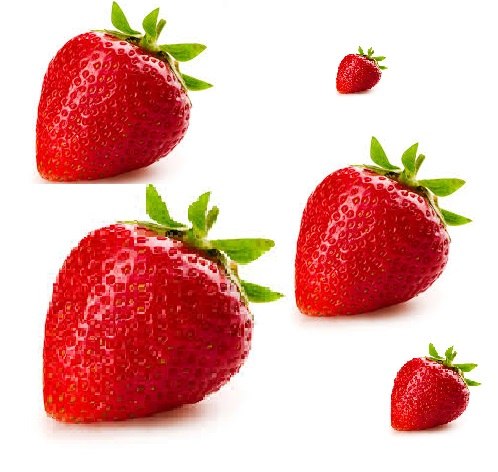
#> input picture strawberry.jpg, 498 x 472 px
$ python jpg_detect_strawberry.py
#> lines starting #> are read from the running program, lines starting #| are printed output that depends on the picture; after the words box and inside, x2 and y2 are one past the last pixel; in counts of white or black regions, pixels touching at a corner belong together
#> further down, image is the input picture: shape (472, 498, 3); mean B, G, R 170.8, 176, 229.2
import cv2
from matplotlib import pyplot as plt
import numpy as np
from math import cos, sin

green = (0, 255, 0)

def show(image):
    # Figure size in inches
    plt.figure(figsize=(10, 10))

    # Show image, with nearest neighbour interpolation
    plt.imshow(image, interpolation='nearest')

def overlay_mask(mask, image):
    #make the mask rgb
    rgb_mask = cv2.cvtColor(mask, cv2.COLOR_GRAY2RGB)
    #calculates the weightes sum of two arrays. in our case image arrays
    #input, how much to weight each.
    #optional depth value set to 0 no need
    img = cv2.addWeighted(rgb_mask, 0.5, image, 0.5, 0)
    return img

def find_biggest_contour(image):
    # Copy
    image = image.copy()
    #input, gives all the contours, contour approximation compresses horizontal,
    #vertical, and diagonal segments and leaves only their end points. For example,
    #an up-right rectangular contour is encoded with 4 points.
    #Optional output vector, containing information about the image topology.
    #It has as many elements as the number of contours.
    #we dont need it
    (contours, hierarchy) = cv2.findContours(image, cv2.RETR_LIST, cv2.CHAIN_APPROX_SIMPLE)

    # Isolate largest contour
    contour_sizes = [(cv2.contourArea(contour), contour) for contour in contours]
    biggest_contour = max(contour_sizes, key=lambda x: x[0])[1]

    mask = np.zeros(image.shape, np.uint8)
    cv2.drawContours(mask, [biggest_contour], -1, 255, -1)
    return biggest_contour, mask

def circle_contour(image, contour):
    # Bounding ellipse
    image_with_ellipse = image.copy()
    #easy function
    ellipse = cv2.fitEllipse(contour)
    #add it
    cv2.ellipse(image_with_ellipse, ellipse, green, 2,cv2.LINE_AA)
    return image_with_ellipse

def find_strawberry(image):
    #RGB stands for Red Green Blue. Most often, an RGB color is stored
    #in a structure or unsigned integer with Blue occupying the least
    #significant “area” (a byte in 32-bit and 24-bit formats), Green the
    #second least, and Red the third least. BGR is the same, except the
    #order of areas is reversed. Red occupies the least significant area,
    # Green the second (still), and Blue the third.
    # we'll be manipulating pixels directly
    #most compatible for the transofrmations we're about to do
    image = cv2.cvtColor(image, cv2.COLOR_BGR2RGB)

    # Make a consistent size
    #get largest dimension
    max_dimension = max(image.shape)
#> max_dimension = 498
    #The maximum window size is 700 by 660 pixels. make it fit in that
    scale = 700/max_dimension
#> scale = 1.41
    #resize it. same width and hieght none since output is 'image'.
    image = cv2.resize(image, None, fx=scale, fy=scale)
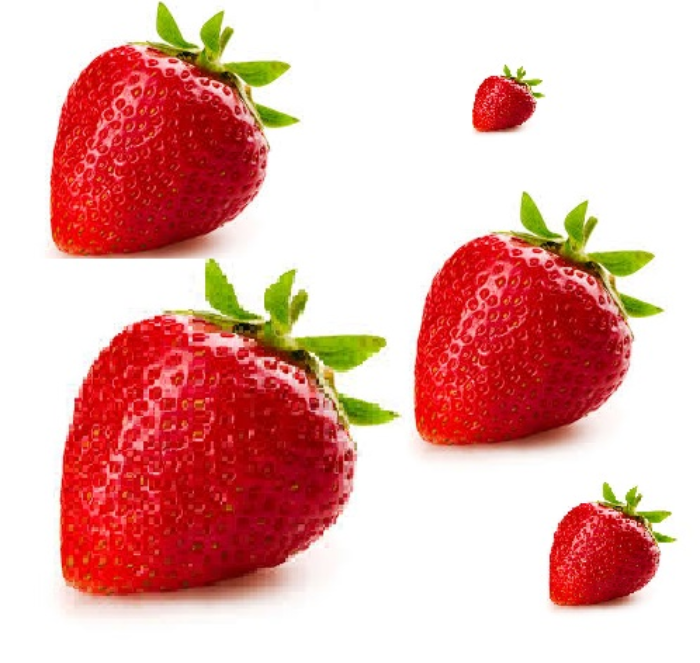
#> image: shape (663, 700, 3); mean R, G, B 229.1, 175.9, 170.6

    #we want to eliminate noise from our image. clean. smooth colors without
    #dots
    # Blurs an image using a Gaussian filter. input, kernel size, how much to filter, empty)
    image_blur = cv2.GaussianBlur(image, (7, 7), 0)
    #t unlike RGB, HSV separates luma, or the image intensity, from
    # chroma or the color information.
    #just want to focus on color, segmentation
    image_blur_hsv = cv2.cvtColor(image_blur, cv2.COLOR_RGB2HSV)
#> image_blur_hsv: shape (663, 700, 3); mean H, S, V 40.7, 82.7, 230.2

    # Filter by colour
    # 0-10 hue
    #minimum red amount, max red amount
    min_red = np.array([0, 100, 80])
    max_red = np.array([10, 256, 256])
    #layer
    mask1 = cv2.inRange(image_blur_hsv, min_red, max_red)
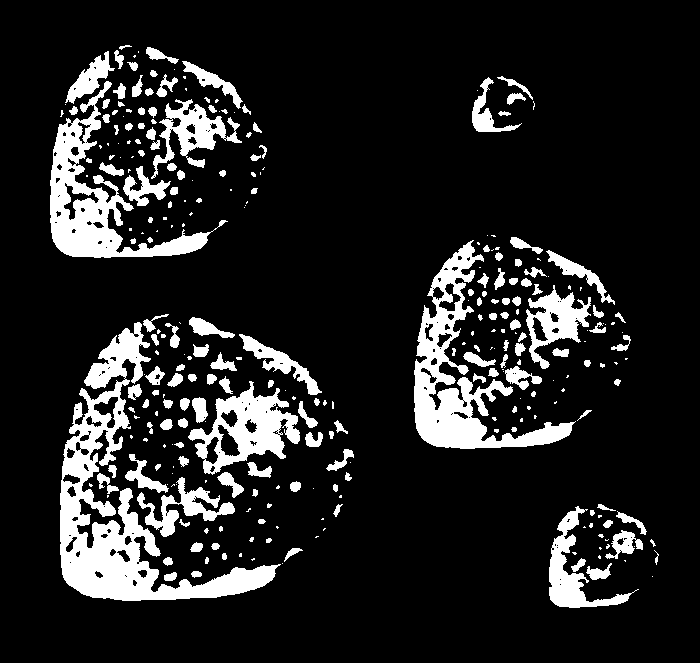
#> mask1: shape (663, 700); 13.6% white; 300 white regions (138 under 20 px), largest, box (x1, y1, x2, y2) and area: (60, 322, 281, 601) 14791, (414, 240, 576, 449) 8921, (50, 81, 228, 258) 7571

    #birghtness of a color is hue
    # 170-180 hue
    min_red2 = np.array([170, 100, 80])
    max_red2 = np.array([180, 256, 256])
    mask2 = cv2.inRange(image_blur_hsv, min_red2, max_red2)
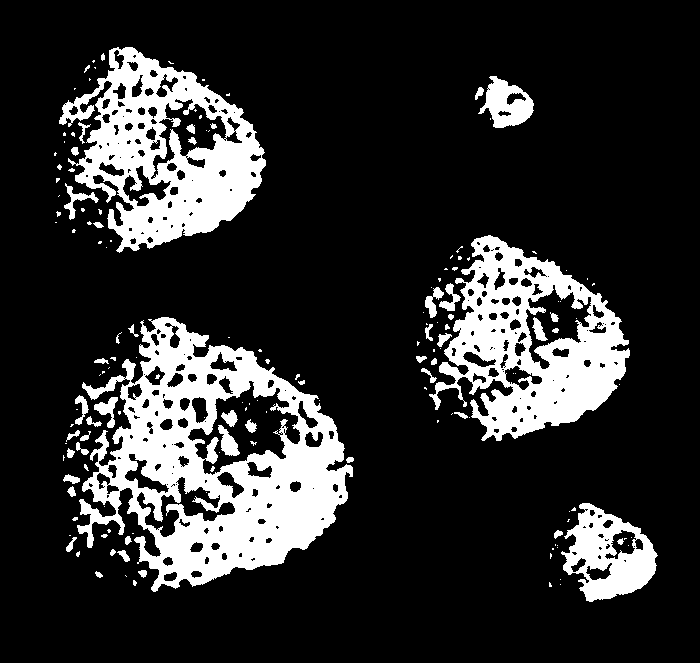
#> mask2: shape (663, 700); 18.2% white; 160 white regions (106 under 20 px), largest, box (x1, y1, x2, y2) and area: (77, 317, 353, 592) 34088, (59, 47, 266, 253) 19764, (429, 235, 630, 441) 19250

    #looking for what is in both ranges
    # Combine masks
    mask = mask1 + mask2
#> mask: shape (663, 700); 31.8% white; 7 white regions (2 under 20 px), largest, box (x1, y1, x2, y2) and area: (60, 314, 354, 601) 64680, (414, 235, 631, 449) 35714, (50, 45, 267, 258) 35624, (549, 503, 659, 608) 8905, (472, 76, 535, 132) 2755

    # Clean up
    #we want to circle our strawberry so we'll circle it with an ellipse
    #with a shape of 15x15
    kernel = cv2.getStructuringElement(cv2.MORPH_ELLIPSE, (15, 15))
    #morph the image. closing operation Dilation followed by Erosion.
    #It is useful in closing small holes inside the foreground objects,
    #or small black points on the object.
    mask_closed = cv2.morphologyEx(mask, cv2.MORPH_CLOSE, kernel)
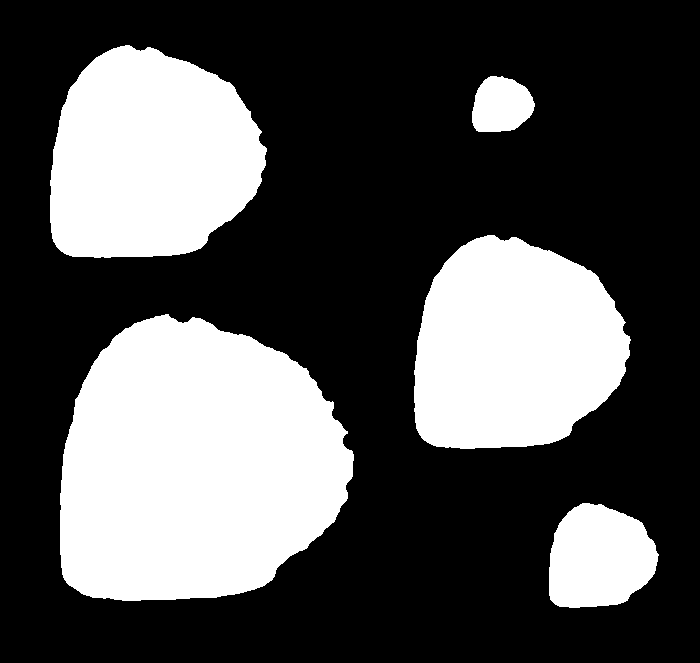
#> mask_closed: shape (663, 700); 32.4% white; 5 white regions, box (x1, y1, x2, y2) and area: (60, 314, 354, 601) 65929, (414, 235, 631, 449) 36304, (50, 45, 267, 258) 36220, (549, 503, 659, 608) 9017, (472, 76, 535, 132) 2757
    #erosion followed by dilation. It is useful in removing noise
    mask_clean = cv2.morphologyEx(mask_closed, cv2.MORPH_OPEN, kernel)
#> mask_clean: shape (663, 700); 32.3% white; 5 white regions

    # Find biggest strawberry
    #get back list of segmented strawberries and an outline for the biggest one
    big_strawberry_contour, mask_strawberries = find_biggest_contour(mask_clean)
#> in find_biggest_contour, `(contours, hierarchy) = cv2.findContours(image, cv2.RETR_LIST, cv2.CHA..`: contours = 5 contours; box (x1, y1, x2, y2) and area: (60, 315, 354, 601) 65427, (414, 235, 630, 449) 35946, (50, 45, 266, 258) 35862, (549, 503, 658, 608) 8842, (472, 76, 534, 132) 2655
#> in find_biggest_contour, `contour_sizes = [(cv2.contourArea(contour), contour) for contour in co..`: contour_sizes = 5 items
#> in find_biggest_contour, `biggest_contour = max(contour_sizes, key=lambda x: x[0])[1]`: biggest_contour = contour of 380 points, box (x1, y1, x2, y2) (60, 315, 354, 601), area 65427
#> in find_biggest_contour, `cv2.drawContours(mask, [biggest_contour], -1, 255, -1)`:
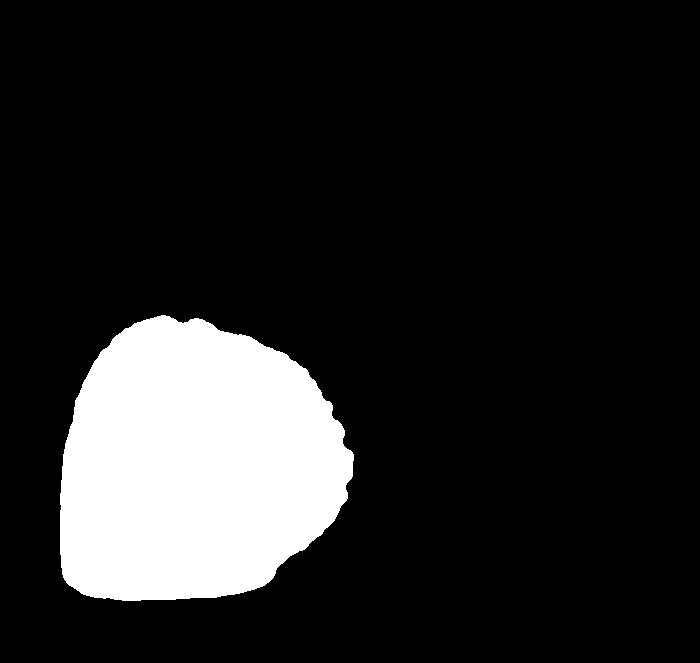
#> mask: shape (663, 700); 14.2% white; 1 white region, box (x1, y1, x2, y2) and area: (60, 315, 354, 601) 65866
#> big_strawberry_contour has the same summary as biggest_contour in find_biggest_contour

    # Overlay cleaned mask on image
    # overlay mask on image, strawberry now segmented
    overlay = overlay_mask(mask_clean, image)
#> in overlay_mask, `rgb_mask = cv2.cvtColor(mask, cv2.COLOR_GRAY2RGB)`: rgb_mask: shape (663, 700, 3); 32.3% white; 5 white regions, box (x1, y1, x2, y2) and area: (60, 315, 354, 601) 65866, (414, 235, 630, 449) 36268, (50, 45, 266, 258) 36184, (549, 503, 658, 608) 9002, (472, 76, 534, 132) 2742
#> in overlay_mask, `img = cv2.addWeighted(rgb_mask, 0.5, image, 0.5, 0)`:
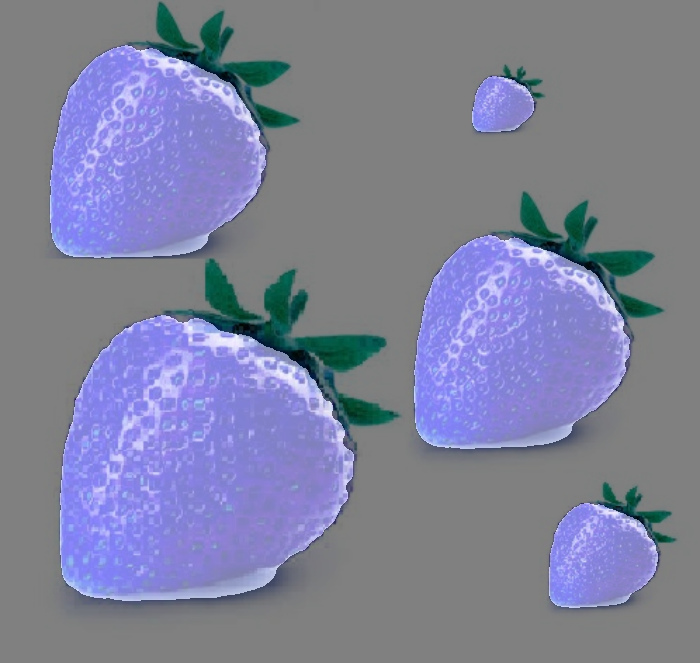
#> img: shape (663, 700, 3); mean B, G, R 156, 129.4, 126.8

    # Circle biggest strawberry
    #circle the biggest one
    circled = circle_contour(overlay, big_strawberry_contour)
#> in circle_contour, `ellipse = cv2.fitEllipse(contour)`: ellipse = ((192.1, 467.4), (282.4, 308.8), 49.95)
#> in circle_contour, `cv2.ellipse(image_with_ellipse, ellipse, green, 2,cv2.LINE_AA)`:
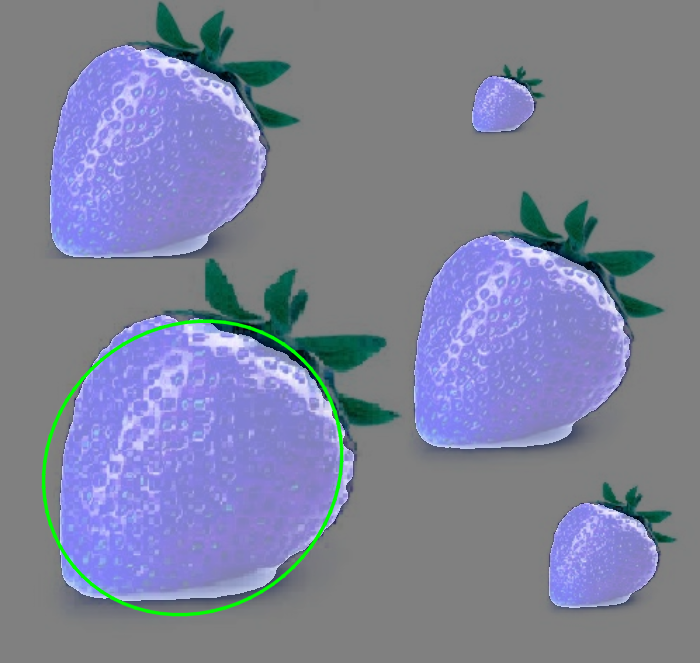
#> image_with_ellipse: shape (663, 700, 3); 0.96% of pixels changed, all inside (x1, y1, x2, y2) = (41, 319, 345, 617)
    show(circled)

    #we're done, convert back to original color scheme
    bgr = cv2.cvtColor(circled, cv2.COLOR_RGB2BGR)

    return bgr

#read the image
image = cv2.imread('strawberry.jpg')
#detect it
result = find_strawberry(image)
#write the new image
cv2.imshow('STRAWBERRIES', result)

cv2.waitKey(0)
cv2.destroyAllWindows()

$ run again, with Halsey.jpg copied over strawberry.jpg
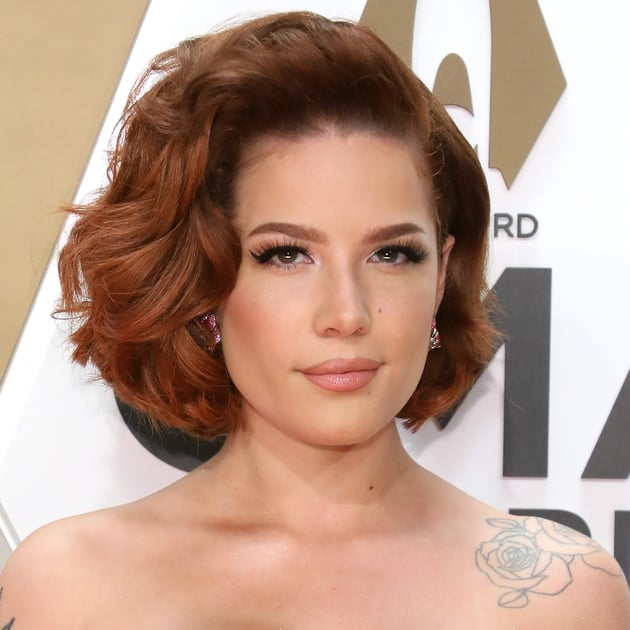
#> input picture Halsey.jpg, 630 x 630 px
#> image is the input picture: shape (630, 630, 3); mean B, G, R 137.3, 154.2, 186.2
#> image_blur_hsv: shape (700, 700, 3); mean H, S, V 34.7, 83.8, 186.6
#> in find_strawberry, `mask1 = cv2.inRange(image_blur_hsv, min_red, max_red)`:
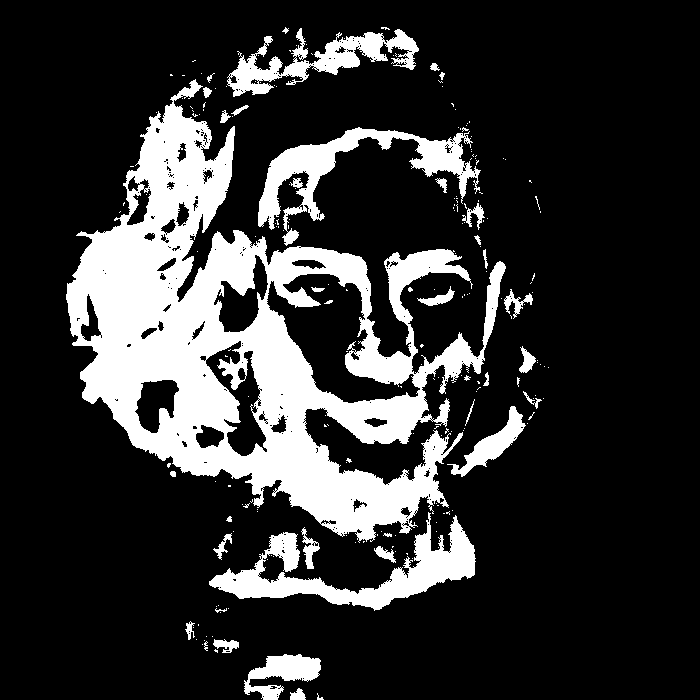
#> mask1: shape (700, 700); 19.8% white; 218 white regions (179 under 20 px), largest, box (x1, y1, x2, y2) and area: (66, 79, 506, 543) 71512, (209, 512, 476, 611) 7820, (258, 127, 481, 246) 6384
#> mask2: shape (700, 700); 0.03% white; 3 white regions (1 under 20 px), largest, box (x1, y1, x2, y2) and area: (225, 350, 238, 364) 102, (238, 368, 244, 378) 34
#> mask_closed: shape (700, 700); 24.6% white; 25 white regions (15 under 20 px), largest, box (x1, y1, x2, y2) and area: (66, 27, 544, 611) 115724, (244, 654, 324, 700) 2774, (185, 621, 239, 653) 662
#> mask_clean: shape (700, 700); 23.1% white; 9 white regions
#> contours = 16 contours, 2 with area under 20; largest, box (x1, y1, x2, y2) and area: (66, 76, 489, 610) 101465, (227, 28, 417, 101) 5813, (305, 408, 434, 482) 4155, (412, 129, 485, 228) 3664, (244, 654, 321, 700) 2576
#> contour_sizes = 16 items
#> biggest_contour = contour of 1506 points, box (x1, y1, x2, y2) (66, 76, 489, 610), area 101465
#> big_strawberry_contour has the same summary as biggest_contour in find_biggest_contour
#> rgb_mask: shape (700, 700, 3); 23.1% white; 9 white regions, largest, box (x1, y1, x2, y2) and area: (66, 76, 489, 610) 95680, (227, 28, 417, 101) 6023, (412, 129, 485, 228) 3792
#> ellipse = ((272.2, 367.1), (324.9, 493.6), 149.3)
#> in circle_contour, `cv2.ellipse(image_with_ellipse, ellipse, green, 2,cv2.LINE_AA)`:
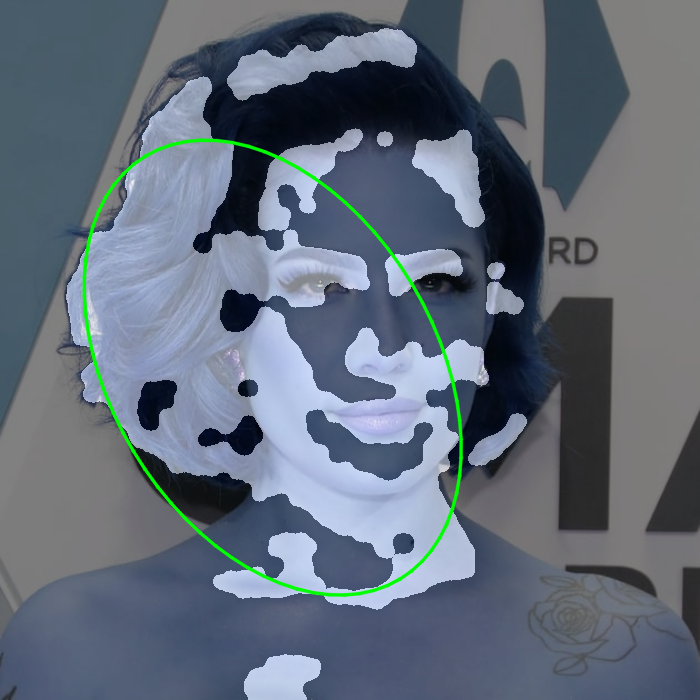
#> image_with_ellipse: shape (700, 700, 3); mean B, G, R 121.1, 107.6, 97
